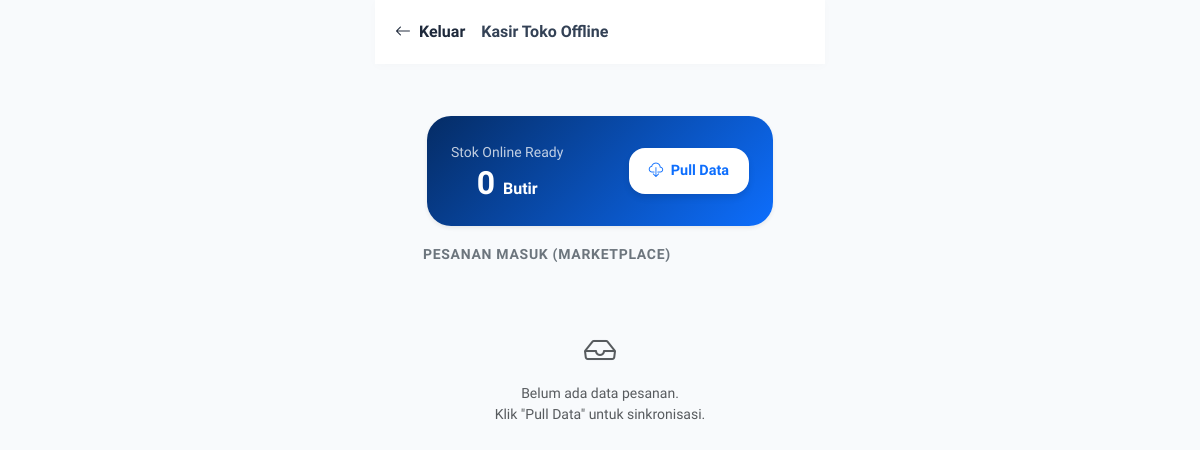
The app's page /page/dashboard_online.php (signed in), older data.
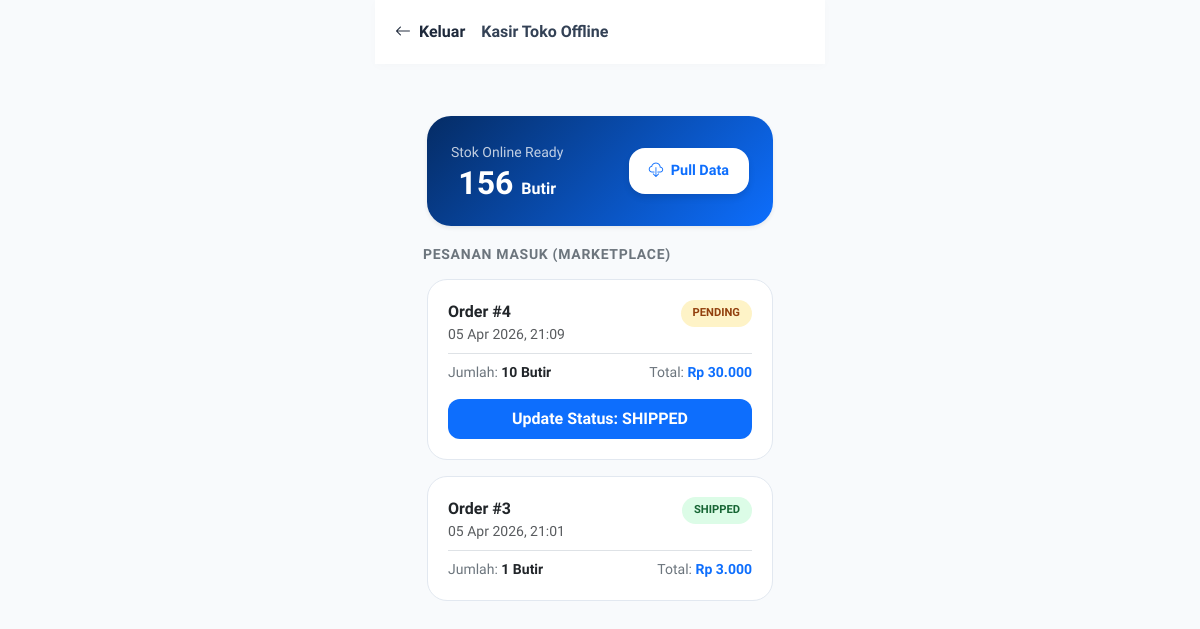
The same page, newer data.
### tables this page shows
CREATE TABLE `transaksi` (
  `id_transaksi` int(11) NOT NULL,
  `tanggal` datetime NOT NULL DEFAULT current_timestamp(),
  `platform` enum('online','offline') NOT NULL,
  `jumlah_butir` int(11) NOT NULL,
  `total_harga` decimal(10,2) NOT NULL,
  `metode_bayar` varchar(50) DEFAULT NULL,
  `id_user` int(11) NOT NULL,
  `keterangan` text DEFAULT NULL
);

### page/dashboard_online.php (the view, shortened to what this page needs)
<!DOCTYPE html>
<html lang="id">
<head>
    <link rel="stylesheet" href="../css/stylepage3.css">
    <link href="https://cdn.jsdelivr.net/npm/bootstrap@5.3.0/dist/css/bootstrap.min.css" rel="stylesheet">
    <link rel="stylesheet" href="https://cdn.jsdelivr.net/npm/bootstrap-icons@1.11.1/font/bootstrap-icons.css">
</head>
<body>
    <?php
    include '../koneksi.php';
    $q_alokasi = mysqli_query($connect, "SELECT SUM(jumlah) as total FROM alokasi_online");
    $total_alokasi = mysqli_fetch_assoc($q_alokasi)['total'] ?? 0;
    $q_terjual = mysqli_query($connect, "SELECT SUM(jumlah_butir) as total FROM transaksi WHERE platform = 'online'");
    $total_terjual = mysqli_fetch_assoc($q_terjual)['total'] ?? 0;
    $sisa_stok = $total_alokasi - $total_terjual;
    ?>
    <nav class="top-nav container-mobile">
        <a href="../login/login.php" class="btn-back">
            <i class="bi bi-arrow-left"></i>
            <span>Keluar</span>
        </a>
        <h6 class="m-0 fw-bold ms-3">Kasir Toko Offline</h6>
    </nav>
    <div class="container-mobile">
        <div class="stok-card shadow-sm">
            <div>
                <span class="small opacity-75">Stok Online Ready</span>
                <h2 class="fw-bold m-0" id="currentStockVal"><?php echo $sisa_stok; ?> <small class="fs-6">Butir</small></h2>
            </div>
            <button class="btn-pull" onclick="pullData()">
                <i class="bi bi-cloud-download me-1"></i> Pull Data
            </button>
        </div>
        <div class="px-3 mb-3">
            <h6 class="fw-bold text-secondary small text-uppercase" style="letter-spacing: 0.05em;">Pesanan Masuk (Marketplace)</h6>
        </div>
        <div id="orderList">
            <?php
            $q_orders = mysqli_query($connect, "SELECT * FROM transaksi WHERE platform = 'online' ORDER BY tanggal DESC LIMIT 5");
            if (mysqli_num_rows($q_orders) > 0) {
                while($row = mysqli_fetch_assoc($q_orders)) {
                    $is_shipped = strpos($row['keterangan'], '[SHIPPED]') !== false;
                    ?>
                    <div class="order-card">
                        <div class="d-flex justify-content-between align-items-start mb-2">
                            <div>
                                <div class="fw-bold text-dark">Order #<?php echo $row['id_transaksi']; ?></div>
                                <div class="text-muted small"><?php echo date('d M Y, H:i', strtotime($row['tanggal'])); ?></div>
                            </div>
                            <span class="status-badge <?php echo $is_shipped ? 'badge-shipped' : 'badge-pending'; ?>">
                                <?php echo $is_shipped ? 'Shipped' : 'Pending'; ?>
                            </span>
                        </div>
                        <div class="d-flex justify-content-between border-top pt-2">
                            <span class="small text-secondary">Jumlah: <span class="fw-bold text-dark"><?php echo $row['jumlah_butir']; ?> Butir</span></span>
                            <span class="small text-secondary">Total: <span class="fw-bold text-primary">Rp <?php echo number_format($row['total_harga'], 0, ',', '.'); ?></span></span>
                        </div>
                        <?php if(!$is_shipped): ?>
                        <button class="btn-ship" onclick="processShip(<?php echo $row['id_transaksi']; ?>, <?php echo $row['jumlah_butir']; ?>)">
                            Update Status: SHIPPED
                        </button>
                        <?php endif; ?>
                    </div>
                    <?php
                }
            } else {
                echo '<div class="text-center py-5 text-muted small"><i class="bi bi-inbox fs-2 d-block mb-2"></i>Belum ada data pesanan.<br>Klik "Pull Data" untuk sinkronisasi.</div>';
            }
            ?>
        </div>
    </div>
</body>
</html>

Row changes from the older to the newer data that the page shows:
added transaksi: id_transaksi "4", tanggal "05 Apr 2026, 21:09", shows "PENDING", jumlah_butir "10", total_harga "30.000"
added transaksi: id_transaksi "3", tanggal "05 Apr 2026, 21:01", keterangan "SHIPPED", jumlah_butir "1", total_harga "3.000"
Text that changed along with them:
$sisa_stok: "0" → "156"
text no longer shown: "Belum ada data pesanan. Klik \"Pull Data\" untuk sinkronisasi."
